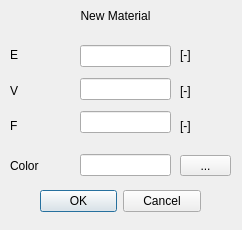
<?xml version="1.0" encoding="UTF-8"?>
<ui version="4.0">
 <class>Dialog</class>
 <widget class="QDialog" name="Dialog">
  <property name="geometry">
   <rect>
    <x>0</x>
    <y>0</y>
    <width>242</width>
    <height>230</height>
   </rect>
  </property>
  <property name="maximumSize">
   <size>
    <width>242</width>
    <height>230</height>
   </size>
  </property>
  <property name="windowTitle">
   <string>Dialog</string>
  </property>
  <widget class="QWidget" name="widget" native="true">
   <property name="geometry">
    <rect>
     <x>0</x>
     <y>0</y>
     <width>241</width>
     <height>231</height>
    </rect>
   </property>
   <widget class="QWidget" name="verticalLayoutWidget">
    <property name="geometry">
     <rect>
      <x>0</x>
      <y>0</y>
      <width>231</width>
      <height>31</height>
     </rect>
    </property>
    <layout class="QVBoxLayout" name="verticalLayout">
     <item>
      <widget class="QLabel" name="label">
       <property name="text">
        <string>New Material</string>
       </property>
       <property name="alignment">
        <set>Qt::AlignCenter</set>
       </property>
      </widget>
     </item>
    </layout>
   </widget>
   <widget class="QWidget" name="verticalLayoutWidget_2">
    <property name="geometry">
     <rect>
      <x>10</x>
      <y>40</y>
      <width>61</width>
      <height>101</height>
     </rect>
    </property>
    <layout class="QVBoxLayout" name="verticalLayout_2">
     <item>
      <widget class="QLabel" name="label_2">
       <property name="text">
        <string>E</string>
       </property>
      </widget>
     </item>
     <item>
      <widget class="QLabel" name="label_3">
       <property name="text">
        <string>V</string>
       </property>
      </widget>
     </item>
     <item>
      <widget class="QLabel" name="label_4">
       <property name="text">
        <string>F</string>
       </property>
      </widget>
     </item>
    </layout>
   </widget>
   <widget class="QWidget" name="verticalLayoutWidget_3">
    <property name="geometry">
     <rect>
      <x>80</x>
      <y>40</y>
      <width>91</width>
      <height>101</height>
     </rect>
    </property>
    <layout class="QVBoxLayout" name="verticalLayout_3">
     <item>
      <widget class="QLineEdit" name="lineEdit_3"/>
     </item>
     <item>
      <widget class="QLineEdit" name="lineEdit_5"/>
     </item>
     <item>
      <widget class="QLineEdit" name="lineEdit_6"/>
     </item>
    </layout>
   </widget>
   <widget class="QWidget" name="verticalLayoutWidget_4">
    <property name="geometry">
     <rect>
      <x>180</x>
      <y>40</y>
      <width>51</width>
      <height>101</height>
     </rect>
    </property>
    <layout class="QVBoxLayout" name="verticalLayout_4">
     <item>
      <widget class="QLabel" name="label_9">
       <property name="text">
        <string>[-]</string>
       </property>
      </widget>
     </item>
     <item>
      <widget class="QLabel" name="label_8">
       <property name="text">
        <string>[-]</string>
       </property>
      </widget>
     </item>
     <item>
      <widget class="QLabel" name="label_13">
       <property name="text">
        <string>[-]</string>
       </property>
      </widget>
     </item>
    </layout>
   </widget>
   <widget class="QDialogButtonBox" name="buttonBox">
    <property name="geometry">
     <rect>
      <x>40</x>
      <y>190</y>
      <width>161</width>
      <height>23</height>
     </rect>
    </property>
    <property name="standardButtons">
     <set>QDialogButtonBox::Cancel|QDialogButtonBox::Ok</set>
    </property>
   </widget>
   <widget class="QWidget" name="verticalLayoutWidget_5">
    <property name="geometry">
     <rect>
      <x>10</x>
      <y>150</y>
      <width>61</width>
      <height>31</height>
     </rect>
    </property>
    <layout class="QVBoxLayout" name="verticalLayout_5">
     <item>
      <widget class="QLabel" name="label_5">
       <property name="text">
        <string>Color</string>
       </property>
      </widget>
     </item>
    </layout>
   </widget>
   <widget class="QWidget" name="verticalLayoutWidget_6">
    <property name="geometry">
     <rect>
      <x>80</x>
      <y>150</y>
      <width>91</width>
      <height>31</height>
     </rect>
    </property>
    <layout class="QVBoxLayout" name="verticalLayout_6">
     <item>
      <widget class="QLineEdit" name="lineEdit">
       <property name="readOnly">
        <bool>true</bool>
       </property>
      </widget>
     </item>
    </layout>
   </widget>
   <widget class="QWidget" name="verticalLayoutWidget_7">
    <property name="geometry">
     <rect>
      <x>180</x>
      <y>150</y>
      <width>51</width>
      <height>31</height>
     </rect>
    </property>
    <layout class="QVBoxLayout" name="verticalLayout_7">
     <item>
      <widget class="QToolButton" name="toolButton">
       <property name="sizePolicy">
        <sizepolicy hsizetype="Expanding" vsizetype="Fixed">
         <horstretch>0</horstretch>
         <verstretch>0</verstretch>
        </sizepolicy>
       </property>
       <property name="text">
        <string>...</string>
       </property>
      </widget>
     </item>
    </layout>
   </widget>
  </widget>
 </widget>
 <resources/>
 <connections/>
</ui>
